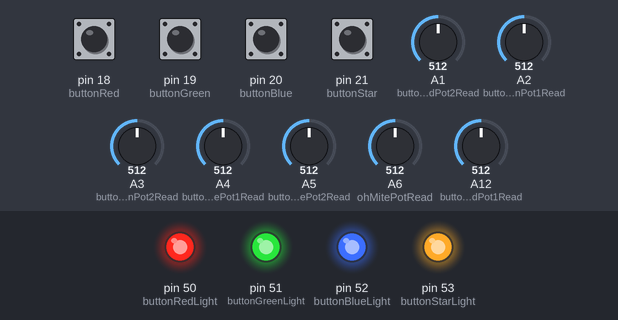
This sketch was run on a simulated Arduino Mega 2560, built with avr-gcc and run on an emulated ATmega2560. Parts: output pins drawn as LEDs (lit = HIGH). The test bench sets the inputs (shaded band); at power-on: pin 18 (buttonRed), pin 19 (buttonGreen), pin 20 (buttonBlue), pin 21 (buttonStar) LOW, A1 (buttonRedPot2Read) = 512, A2 (buttonGreenPot1Read) = 512, A3 (buttonGreenPot2Read) = 512, A4 (buttonBluePot1Read) = 512, A5 (buttonBluePot2Read) = 512, A6 (ohMitePotRead) = 512, A12 (buttonRedPot1Read) = 512. Pins used as bus, display or sensor lines are not drawn; what the sketch prints to the serial monitor is not drawn.

Above: at 0.1 s.
Timing chart, 0 to 1.6 s (numbered marks = the images above):
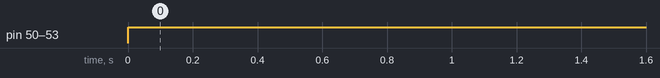

The sketch:

Mode_00.ino
```cpp
/* VideoAlchemy_Controller
 2012.10::Radiance Art Gallery Project
 JasonStephens and Michael Colombo

 Mode_00:
   buttonLights = ON

 TODO:
 [ ] comment out all serial.prints except for 1, in order to test the serial system check in processing.

 */

//LIGHTS and POTENTIOMETERS_______________________________________________________________________
// 50-53 Digital Pins for the button lights
const int buttonRedLight =  50;// the number of the LED pin
const int buttonGreenLight =  51;
const int buttonBlueLight =  52;
const int buttonStarLight =  53;
//34-40 digital outs to power the potentiometers
int buttonRedPot1_Power = 34;
int buttonRedPot2_Power = 35;
int buttonGreenPot1_Power = 36;
int buttonGreenPot2_Power = 37;
int buttonBluePot1_Power = 38;
int buttonBluePot2_Power = 39;
int ohMitePot_Power = 40;
//A1-A7 analog reads from potentiometers
int buttonRedPot1Read = A12;
int buttonRedPot2Read = A1;
int buttonGreenPot1Read = A2;
int buttonGreenPot2Read = A3;
int buttonBluePot1Read = A4;
int buttonBluePot2Read = A5;
int ohMitePotRead = A6;
// variables to hold the values of each pot
int buttonRedPot1Value = 0;
int buttonRedPot2Value = 0;
int buttonGreenPot1Value = 0;
int buttonGreenPot2Value = 0;
int buttonBluePot1Value = 0;
int buttonBluePot2Value = 0;
int ohMitePotValue = 0;

// SWITCHES_________________________________________________________________________________________________
// 18-21 digital inputs from the buttons
int buttonRed = 18;
int buttonGreen = 19;
int buttonBlue = 20;
int buttonStar = 21;

// int to hold the values of the button states
int buttonRedState = LOW;
int buttonGreenState = LOW;
int buttonBlueState = LOW;
int buttonStarState = LOW;


void setup() {
  // start serial communication
  Serial.begin(9600);

  //LIGHTS_______________________________________________________________________________________________
  // set the digital pin as output to power the lights inside the buttons:
  pinMode(buttonRedLight, OUTPUT);
  pinMode(buttonGreenLight, OUTPUT);
  pinMode(buttonBlueLight, OUTPUT);
  pinMode(buttonStarLight, OUTPUT);

  //POTS________________________________________________________________________________________________
  // set the digital pins as output to power the potentiometers
  pinMode (buttonRedPot1_Power, OUTPUT);
  pinMode (buttonRedPot2_Power, OUTPUT);
  pinMode (buttonGreenPot1_Power, OUTPUT);
  pinMode (buttonGreenPot2_Power, OUTPUT);
  pinMode (buttonBluePot1_Power, OUTPUT);
  pinMode (buttonBluePot2_Power, OUTPUT);
  pinMode (ohMitePot_Power, OUTPUT);

//SWITCHES_______________________________________________________________________________________________
  // set the inputs from the switches digital inputs
  pinMode(buttonRed, INPUT);
  pinMode(buttonGreen, INPUT);
  pinMode(buttonBlue, INPUT);
  pinMode(buttonStar, INPUT);

}

void loop()
{
  //LIGHTS_______________________________________________________________________________________________
  // set buttonLIGHTS to HIGH to turn ON the Lights inside the butttons
  digitalWrite(buttonRedLight, HIGH);
  digitalWrite(buttonGreenLight, HIGH);
  digitalWrite(buttonBlueLight, HIGH);
  digitalWrite(buttonStarLight, HIGH);

  //POTENTIOMETERS_______________________________________________________________________________________
  // set the Potentiometer Power Sources to HIGH
  digitalWrite(buttonRedPot1_Power, HIGH);
  digitalWrite(buttonRedPot2_Power, HIGH);
  digitalWrite(buttonGreenPot1_Power, HIGH);
  digitalWrite(buttonGreenPot2_Power, HIGH);
  digitalWrite(buttonBluePot1_Power, HIGH);
  digitalWrite(buttonBluePot2_Power, HIGH);
  digitalWrite(ohMitePot_Power, HIGH);

  // read the Potentiometer Analog ins and store the values into variables
  buttonRedPot1Value = analogRead(buttonRedPot1Read);
  buttonRedPot2Value = analogRead(buttonRedPot2Read);
  buttonGreenPot1Value = analogRead(buttonGreenPot1Read);
  buttonGreenPot2Value = analogRead(buttonGreenPot2Read);
  buttonBluePot1Value = analogRead(buttonBluePot1Read);
  buttonBluePot2Value = analogRead(buttonBluePot2Read);
  ohMitePotValue = analogRead(ohMitePotRead);

  //SWITCHES___________________________________________________________________________________________
  // read the state of the button and store it into the value.
  buttonRedState = digitalRead(buttonRed);
  buttonGreenState = digitalRead(buttonGreen);
  buttonBlueState = digitalRead(buttonBlue);
  buttonStarState = digitalRead(buttonStar);


  //Serial.print("buttonRedPot1Value = ");
  Serial.print("");
  Serial.print(buttonRedPot1Value);
  Serial.print(",");
  // Serial.print(" buttonRedPot2Value = ");
  Serial.print(buttonRedPot2Value);
  Serial.print(",");
  // Serial.print(" buttonGreenPot1Value = ");
  Serial.print(buttonGreenPot1Value);
  Serial.print(",");
  //Serial.print(" buttonGreenPot2Value = ");
  Serial.print(buttonGreenPot2Value);
  Serial.print(",");
  //Serial.print(" buttonBluePot1Value = ");
  Serial.print(buttonBluePot1Value);
  Serial.print(",");
  // Serial.print(" buttonBluePot2Value = ");
  Serial.print(buttonBluePot2Value);
  Serial.print(",");
  // Serial.print(" ohMitePotValue = ");
  Serial.print(ohMitePotValue);
  Serial.print(",");
  Serial.print(buttonRedState);
  Serial.print(",");
  Serial.print(buttonGreenState);
  Serial.print(",");
  Serial.print(buttonBlueState);
  Serial.print(",");
  Serial.println(buttonStarState);

  //delay in case things get crazy man
  delay(100);
}
```

Measured:
- by itself, pin 50 (buttonRedLight), pin 51 (buttonGreenLight), pin 52 (buttonBlueLight), pin 53 (buttonStarLight): LOW → HIGH at 0.00 s
